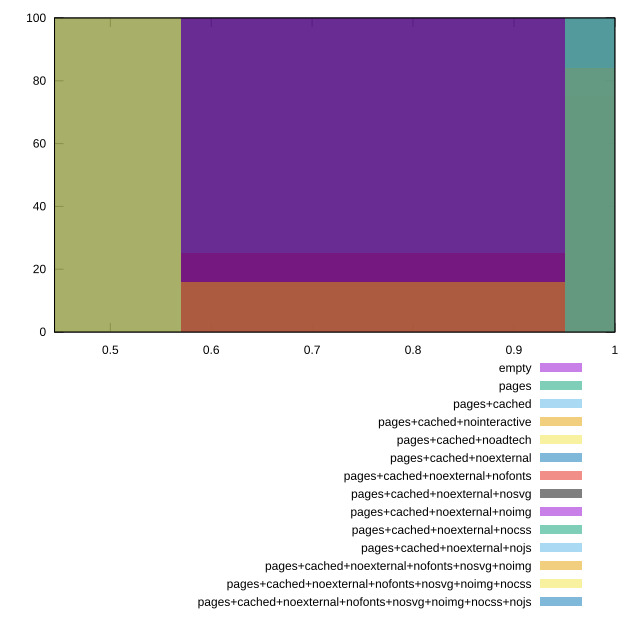

The script that saved this image:
reset

$empty <<EOF
1.1406449168821478 100
EOF

$pages <<EOF
0.38021497229404927 100
EOF

$pagesCached <<EOF
0.38021497229404927 100
EOF

$pagesCachedNointeractive <<EOF
0.38021497229404927 100
EOF

$pagesCachedNoadtech <<EOF
0.7604299445880985 100
EOF

$pagesCachedNoexternal <<EOF
0.7604299445880985 100
EOF

$pagesCachedNoexternalNofonts <<EOF
1.1406449168821478 75
0.7604299445880985 25
EOF

$pagesCachedNoexternalNosvg <<EOF
0.7604299445880985 100
EOF

$pagesCachedNoexternalNoimg <<EOF
0.7604299445880985 100
EOF

$pagesCachedNoexternalNocss <<EOF
1.1406449168821478 100
EOF

$pagesCachedNoexternalNojs <<EOF
1.1406449168821478 100
EOF

$pagesCachedNoexternalNofontsNosvgNoimg <<EOF
1.1406449168821478 84
0.7604299445880985 16
EOF

$pagesCachedNoexternalNofontsNosvgNoimgNocss <<EOF
1.1406449168821478 100
EOF

$pagesCachedNoexternalNofontsNosvgNoimgNocssNojs <<EOF
1.1406449168821478 100
EOF

set key outside below
set boxwidth 0.38021497229404927
set xrange [0.4447058823529412:1]
set yrange [0:100]
set trange [0:100]
set style fill transparent solid 0.5 noborder
set terminal svg size 640, 620 enhanced background rgb 'white'
set output "report_00008_2021-01-22T20:58:29.167/render-blocking-resources/comparison/histogram/all_score.svg"

plot $empty title "empty" with boxes, \
     $pages title "pages" with boxes, \
     $pagesCached title "pages+cached" with boxes, \
     $pagesCachedNointeractive title "pages+cached+nointeractive" with boxes, \
     $pagesCachedNoadtech title "pages+cached+noadtech" with boxes, \
     $pagesCachedNoexternal title "pages+cached+noexternal" with boxes, \
     $pagesCachedNoexternalNofonts title "pages+cached+noexternal+nofonts" with boxes, \
     $pagesCachedNoexternalNosvg title "pages+cached+noexternal+nosvg" with boxes, \
     $pagesCachedNoexternalNoimg title "pages+cached+noexternal+noimg" with boxes, \
     $pagesCachedNoexternalNocss title "pages+cached+noexternal+nocss" with boxes, \
     $pagesCachedNoexternalNojs title "pages+cached+noexternal+nojs" with boxes, \
     $pagesCachedNoexternalNofontsNosvgNoimg title "pages+cached+noexternal+nofonts+nosvg+noimg" with boxes, \
     $pagesCachedNoexternalNofontsNosvgNoimgNocss title "pages+cached+noexternal+nofonts+nosvg+noimg+nocss" with boxes, \
     $pagesCachedNoexternalNofontsNosvgNoimgNocssNojs title "pages+cached+noexternal+nofonts+nosvg+noimg+nocss+nojs" with boxes

reset
